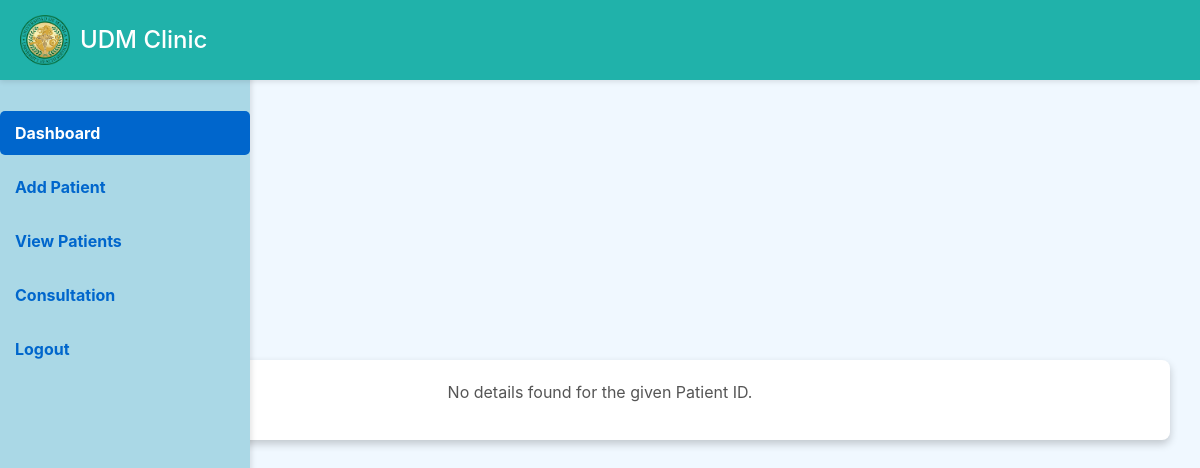
Before: /staffView_details.php?id=21-10-150 with the older database file.
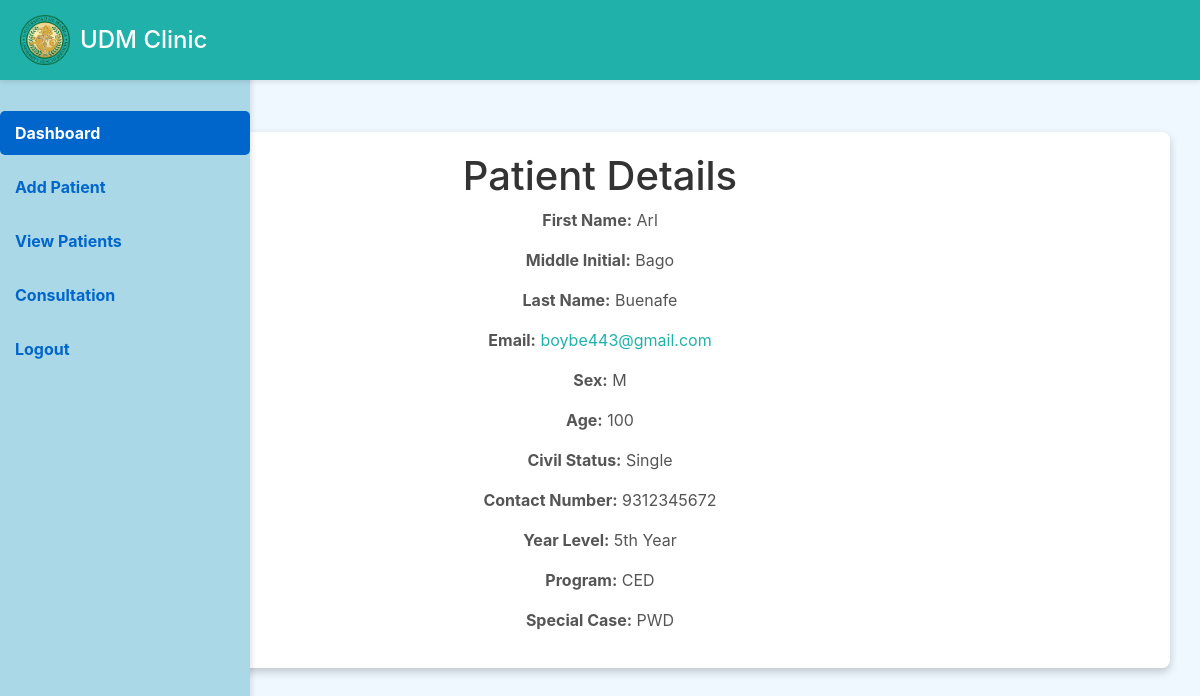
After: the same page with the newer database file.
### tables this page shows
CREATE TABLE `patients` (
  `PatientID` int(11) NOT NULL,
  `FirstName` varchar(50) NOT NULL,
  `LastName` varchar(50) NOT NULL,
  `MiddleInitial` varchar(10) NOT NULL,
  `Sex` char(1) DEFAULT NULL CHECK (`Sex` in ('M','F')),
  `DOB` date NOT NULL,
  `Address` varchar(255) DEFAULT NULL,
  `ContactNumber` varchar(15) DEFAULT NULL,
  `CreatedAt` datetime DEFAULT current_timestamp(),
  `UpdatedAt` datetime DEFAULT current_timestamp() ON UPDATE current_timestamp(),
  `age` int(11) NOT NULL,
  `civil_status` varchar(20) NOT NULL,
  `emergency_number` varchar(15) NOT NULL,
  `guardian` varchar(50) NOT NULL,
  `height` varchar(10) NOT NULL,
  `weight` varchar(10) NOT NULL,
  `yearLevel` varchar(20) NOT NULL,
  `specialCases` varchar(20) NOT NULL,
  `Program` varchar(20) NOT NULL,
  `Student_Num` varchar(20) NOT NULL,
  `email` varchar(50) NOT NULL,
  `patient_pic` varchar(255) NOT NULL
);

### staffView_details.php (the view, shortened to what this page needs)
<!DOCTYPE html>
<html lang="en">
<head>
</head>
<body>
    <?php include 'staffSideBar.php'; ?>
    <div class="header">
        <img src="images/UDMCLINIC_LOGO.png" alt="Logo" class="logo">
        <h1>UDM Clinic</h1>
    </div>
    <div class="container">
        <?php
        $servername = "localhost";
        $username = "root";
        $password = "";
        $database = "clinic_data";
        $connection = new mysqli($servername, $username, $password, $database);
        if (isset($_GET['id']) && !empty($_GET['id'])) {
            $patientID = $connection->real_escape_string($_GET['id']);
            $query = "SELECT FirstName, MiddleInitial, LastName, email, Sex, Age, civil_status, ContactNumber, yearLevel, Program, specialCases
                      FROM patients
                      WHERE Student_Num = '$patientID'";
            $result = $connection->query($query);
            if ($result->num_rows > 0) {
                $row = $result->fetch_assoc();
                echo "<h1>Patient Details</h1>";
                echo "<p><strong>First Name:</strong> " . htmlspecialchars($row['FirstName']) . "</p>";
                echo "<p><strong>Middle Initial:</strong> " . htmlspecialchars($row['MiddleInitial']) . "</p>";
                echo "<p><strong>Last Name:</strong> " . htmlspecialchars($row['LastName']) . "</p>";
                echo "<p><strong>Email:</strong> <a href='email_module/index.html?email=" . urlencode($row['email']) . "' style='color: #20B2AA; text-decoration: none;'>" . htmlspecialchars($row['email']) . "</a></p>";
                echo "<p><strong>Sex:</strong> " . htmlspecialchars($row['Sex']) . "</p>";
                echo "<p><strong>Age:</strong> " . htmlspecialchars($row['Age']) . "</p>";
                echo "<p><strong>Civil Status:</strong> " . htmlspecialchars($row['civil_status']) . "</p>";
                echo "<p><strong>Contact Number:</strong> " . htmlspecialchars($row['ContactNumber']) . "</p>";
                echo "<p><strong>Year Level:</strong> " . htmlspecialchars($row['yearLevel']) . "</p>";
                echo "<p><strong>Program:</strong> " . htmlspecialchars($row['Program']) . "</p>";
                echo "<p><strong>Special Case:</strong> " . htmlspecialchars($row['specialCases']) . "</p>";
            } else {
                echo "<p>No details found for the given Patient ID.</p>";
            }
        } else {
            echo "<p>No Patient ID provided.</p>";
        }
        ?>
    </div>
</body>
</html>

Changed rows visible on the page:
added patients: FirstName "Arl", MiddleInitial "Bago", LastName "Buenafe", email "boybe443@gmail.com", Sex "M", age "100", civil_status "Single", ContactNumber "9312345672", yearLevel "5th Year", Program "CED", specialCases "PWD"
Other visible differences:
text no longer shown: "No details found for the given Patient ID."
text now shown: "Patient Details First Name: Middle Initial: Last Name: Email: Sex: Age: Civil Status: Contact Number: Year Level: Program: Special Case:"
